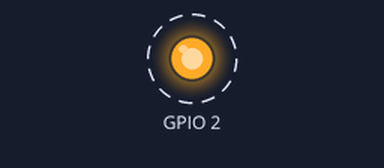
The program below on a simulated ESP8266 (Wemos D1 mini). Shown: output pins drawn as LEDs (lit = HIGH). Dashed ring = blinking.

Above: at 0.2 s.
Timing chart, 0 to 3.0 s (numbered marks = the images above):
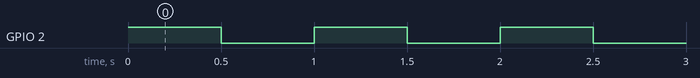

Measured:
- by itself, GPIO 2: alternates HIGH for 0.50 s and LOW for 0.50 s

The program:

main.cpp
```cpp
#include <Arduino.h>

int state = LOW;

void setup() {
  Serial.begin(9600);
  pinMode(2, OUTPUT);
}

void loop() {
  state = !state;
  digitalWrite(2, state);
  delay(500);
}
```
